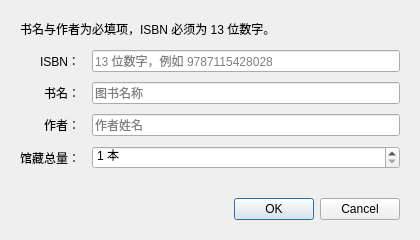
<?xml version="1.0" encoding="UTF-8"?>
<ui version="4.0">
 <class>BookEditDialog</class>
 <widget class="QDialog" name="BookEditDialog">
  <property name="geometry">
   <rect>
    <x>0</x>
    <y>0</y>
    <width>420</width>
    <height>240</height>
   </rect>
  </property>
  <property name="windowTitle">
   <string>修改图书信息</string>
  </property>
  <layout class="QVBoxLayout" name="mainLayout">
   <property name="spacing">
    <number>12</number>
   </property>
   <property name="leftMargin">
    <number>20</number>
   </property>
   <property name="topMargin">
    <number>20</number>
   </property>
   <property name="rightMargin">
    <number>20</number>
   </property>
   <property name="bottomMargin">
    <number>20</number>
   </property>
   <item>
    <widget class="QLabel" name="hintLabel">
     <property name="text">
      <string>书名与作者为必填项，ISBN 必须为 13 位数字。</string>
     </property>
     <property name="wordWrap">
      <bool>true</bool>
     </property>
    </widget>
   </item>
   <item>
    <layout class="QFormLayout" name="formLayout">
     <property name="horizontalSpacing">
      <number>12</number>
     </property>
     <property name="verticalSpacing">
      <number>10</number>
     </property>
     <property name="labelAlignment">
      <set>Qt::AlignmentFlag::AlignRight|Qt::AlignmentFlag::AlignTrailing|Qt::AlignmentFlag::AlignVCenter</set>
     </property>
     <item row="0" column="0">
      <widget class="QLabel" name="isbnLabel">
       <property name="text">
        <string>ISBN：</string>
       </property>
       <property name="buddy">
        <cstring>isbnEdit</cstring>
       </property>
      </widget>
     </item>
     <item row="0" column="1">
      <widget class="QLineEdit" name="isbnEdit">
       <property name="maxLength">
        <number>13</number>
       </property>
       <property name="placeholderText">
        <string>13 位数字，例如 9787115428028</string>
       </property>
      </widget>
     </item>
     <item row="1" column="0">
      <widget class="QLabel" name="nameLabel">
       <property name="text">
        <string>书名：</string>
       </property>
       <property name="buddy">
        <cstring>nameEdit</cstring>
       </property>
      </widget>
     </item>
     <item row="1" column="1">
      <widget class="QLineEdit" name="nameEdit">
       <property name="maxLength">
        <number>50</number>
       </property>
       <property name="placeholderText">
        <string>图书名称</string>
       </property>
      </widget>
     </item>
     <item row="2" column="0">
      <widget class="QLabel" name="authorLabel">
       <property name="text">
        <string>作者：</string>
       </property>
       <property name="buddy">
        <cstring>authorEdit</cstring>
       </property>
      </widget>
     </item>
     <item row="2" column="1">
      <widget class="QLineEdit" name="authorEdit">
       <property name="maxLength">
        <number>50</number>
       </property>
       <property name="placeholderText">
        <string>作者姓名</string>
       </property>
      </widget>
     </item>
     <item row="3" column="0">
      <widget class="QLabel" name="totalLabel">
       <property name="text">
        <string>馆藏总量：</string>
       </property>
       <property name="buddy">
        <cstring>totalSpinBox</cstring>
       </property>
      </widget>
     </item>
     <item row="3" column="1">
      <widget class="QSpinBox" name="totalSpinBox">
       <property name="minimum">
        <number>1</number>
       </property>
       <property name="maximum">
        <number>999</number>
       </property>
       <property name="suffix">
        <string> 本</string>
       </property>
      </widget>
     </item>
    </layout>
   </item>
   <item>
    <spacer name="verticalSpacer">
     <property name="orientation">
      <enum>Qt::Orientation::Vertical</enum>
     </property>
     <property name="sizeHint" stdset="0">
      <size>
       <width>20</width>
       <height>10</height>
      </size>
     </property>
    </spacer>
   </item>
   <item>
    <widget class="QDialogButtonBox" name="buttonBox">
     <property name="orientation">
      <enum>Qt::Orientation::Horizontal</enum>
     </property>
     <property name="standardButtons">
      <set>QDialogButtonBox::StandardButton::Cancel|QDialogButtonBox::StandardButton::Ok</set>
     </property>
    </widget>
   </item>
  </layout>
 </widget>
 <resources/>
 <connections/>
</ui>
